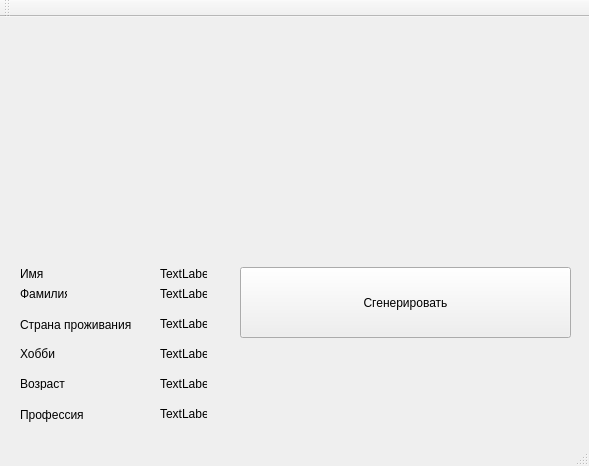
<?xml version="1.0" encoding="UTF-8"?>
<ui version="4.0">
 <class>MainWindow</class>
 <widget class="QMainWindow" name="MainWindow">
  <property name="geometry">
   <rect>
    <x>0</x>
    <y>0</y>
    <width>589</width>
    <height>466</height>
   </rect>
  </property>
  <property name="windowTitle">
   <string>MainWindow</string>
  </property>
  <widget class="QWidget" name="centralWidget">
   <widget class="QLabel" name="label">
    <property name="geometry">
     <rect>
      <x>20</x>
      <y>270</y>
      <width>47</width>
      <height>13</height>
     </rect>
    </property>
    <property name="text">
     <string>Фамилия</string>
    </property>
   </widget>
   <widget class="QLabel" name="label_3">
    <property name="geometry">
     <rect>
      <x>20</x>
      <y>330</y>
      <width>47</width>
      <height>13</height>
     </rect>
    </property>
    <property name="text">
     <string>Хобби</string>
    </property>
   </widget>
   <widget class="QLabel" name="label_4">
    <property name="geometry">
     <rect>
      <x>20</x>
      <y>360</y>
      <width>47</width>
      <height>13</height>
     </rect>
    </property>
    <property name="text">
     <string>Возраст</string>
    </property>
   </widget>
   <widget class="QLabel" name="label_5">
    <property name="geometry">
     <rect>
      <x>20</x>
      <y>390</y>
      <width>71</width>
      <height>16</height>
     </rect>
    </property>
    <property name="text">
     <string>Профессия</string>
    </property>
   </widget>
   <widget class="QLabel" name="label_6">
    <property name="geometry">
     <rect>
      <x>20</x>
      <y>250</y>
      <width>47</width>
      <height>13</height>
     </rect>
    </property>
    <property name="text">
     <string>Имя</string>
    </property>
   </widget>
   <widget class="QLabel" name="label_2">
    <property name="geometry">
     <rect>
      <x>20</x>
      <y>300</y>
      <width>121</width>
      <height>16</height>
     </rect>
    </property>
    <property name="text">
     <string>Страна проживания</string>
    </property>
   </widget>
   <widget class="QLabel" name="label_7">
    <property name="geometry">
     <rect>
      <x>160</x>
      <y>250</y>
      <width>47</width>
      <height>13</height>
     </rect>
    </property>
    <property name="text">
     <string>TextLabel</string>
    </property>
   </widget>
   <widget class="QLabel" name="label_8">
    <property name="geometry">
     <rect>
      <x>160</x>
      <y>270</y>
      <width>47</width>
      <height>13</height>
     </rect>
    </property>
    <property name="text">
     <string>TextLabel</string>
    </property>
   </widget>
   <widget class="QLabel" name="label_9">
    <property name="geometry">
     <rect>
      <x>160</x>
      <y>300</y>
      <width>47</width>
      <height>13</height>
     </rect>
    </property>
    <property name="text">
     <string>TextLabel</string>
    </property>
   </widget>
   <widget class="QLabel" name="label_10">
    <property name="geometry">
     <rect>
      <x>160</x>
      <y>330</y>
      <width>47</width>
      <height>13</height>
     </rect>
    </property>
    <property name="text">
     <string>TextLabel</string>
    </property>
   </widget>
   <widget class="QLabel" name="label_11">
    <property name="geometry">
     <rect>
      <x>160</x>
      <y>360</y>
      <width>47</width>
      <height>13</height>
     </rect>
    </property>
    <property name="text">
     <string>TextLabel</string>
    </property>
   </widget>
   <widget class="QLabel" name="label_12">
    <property name="geometry">
     <rect>
      <x>160</x>
      <y>390</y>
      <width>47</width>
      <height>13</height>
     </rect>
    </property>
    <property name="text">
     <string>TextLabel</string>
    </property>
   </widget>
   <widget class="QPushButton" name="pushButton">
    <property name="geometry">
     <rect>
      <x>240</x>
      <y>250</y>
      <width>331</width>
      <height>71</height>
     </rect>
    </property>
    <property name="text">
     <string>Сгенерировать</string>
    </property>
   </widget>
  </widget>
  <widget class="QMenuBar" name="menuBar">
   <property name="geometry">
    <rect>
     <x>0</x>
     <y>0</y>
     <width>589</width>
     <height>21</height>
    </rect>
   </property>
  </widget>
  <widget class="QToolBar" name="mainToolBar">
   <attribute name="toolBarArea">
    <enum>TopToolBarArea</enum>
   </attribute>
   <attribute name="toolBarBreak">
    <bool>false</bool>
   </attribute>
  </widget>
  <widget class="QStatusBar" name="statusBar"/>
 </widget>
 <layoutdefault spacing="6" margin="11"/>
 <resources/>
 <connections/>
</ui>
